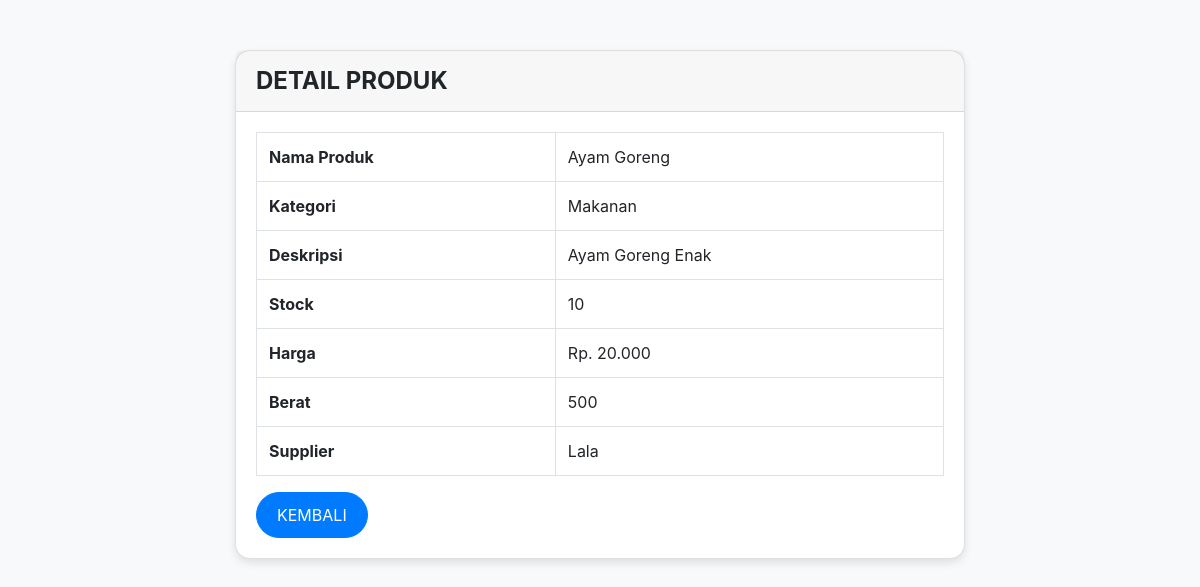
The page /product/lihat-product.php?id=23 on the database its author committed.
### tables this page shows
CREATE TABLE `product` (
  `id` int NOT NULL AUTO_INCREMENT,
  `kategori` varchar(100) DEFAULT NULL,
  `nama_produk` varchar(100) DEFAULT NULL,
  `deskripsi` varchar(100) DEFAULT NULL,
  `stock` int DEFAULT NULL,
  `harga` varchar(100) DEFAULT NULL,
  `berat` int DEFAULT NULL,
  `id_supplier` int DEFAULT NULL,
  PRIMARY KEY (`id`)
);

CREATE TABLE `supplier` (
  `id` int NOT NULL AUTO_INCREMENT,
  `nama_suplier` varchar(100) DEFAULT NULL,
  `alamat` varchar(100) DEFAULT NULL,
  `telepon` varchar(100) DEFAULT NULL,
  PRIMARY KEY (`id`)
);

### product/lihat-product.php (the view, shortened to what this page needs)
<?php
include '../koneksi.php';
$id_product = $_GET['id'];
$query = "SELECT * FROM product WHERE id = '$id_product'";
$result = mysqli_query($connection, $query);
$product = mysqli_fetch_assoc($result);
$supplier_query = "SELECT nama_suplier FROM supplier WHERE id = '{$product['id_supplier']}'";
$supplier_result = mysqli_query($connection, $supplier_query);
$supplier = mysqli_fetch_assoc($supplier_result);
?>
<!DOCTYPE html>
<html lang="en">
<head>
    <link rel="stylesheet" href="https://stackpath.bootstrapcdn.com/bootstrap/4.4.1/css/bootstrap.min.css">
    <link rel="stylesheet" href="../style.css">
</head>
<body>
<div class="container" style="margin-top: 50px;">
    <div class="row">
        <div class="col-md-8 offset-md-2">
            <div class="card">
                <div class="card-header">DETAIL PRODUK</div>
                <div class="card-body">
                    <table class="table table-bordered">
                        <tr>
                            <th>Nama Produk</th>
                            <td><?php echo $product['nama_produk']; ?></td>
                        </tr>
                        <tr>
                            <th>Kategori</th>
                            <td><?php echo $product['kategori']; ?></td>
                        </tr>
                        <tr>
                            <th>Deskripsi</th>
                            <td><?php echo $product['deskripsi']; ?></td>
                        </tr>
                        <tr>
                            <th>Stock</th>
                            <td><?php echo $product['stock']; ?></td>
                        </tr>
                        <tr>
                            <th>Harga</th>
                            <td><?php echo $product['harga']; ?></td>
                        </tr>
                        <tr>
                            <th>Berat</th>
                            <td><?php echo $product['berat']; ?></td>
                        </tr>
                        <tr>
                            <th>Supplier</th>
                            <td><?php echo $supplier['nama_suplier']; ?></td>
                        </tr>
                    </table>
                    <a href="index-product.php" class="btn btn-primary">KEMBALI</a>
                </div>
            </div>
        </div>
    </div>
</div>
</body>
</html>

### style.css (style rules this page uses)
body { background-color: #f8f9fa; }
.container { margin-top: 80px; }
.card { border-radius: 15px; box-shadow: 0 4px 8px rgba(0, 0, 0, 0.1); transition: transform 0.3s; }
.btn { border-radius: 50px; padding: 10px 20px; display: inline-block; }
.btn-primary, .btn-success, .btn-danger, .btn-info { border-radius: 50px; }
.card-header { font-size: 1.5rem; font-weight: bold; }

### rows shown on the page
product: nama_produk "Ayam Goreng", kategori "Makanan", deskripsi "Ayam Goreng Enak", stock "10", harga "Rp. 20.000", berat "500"
supplier: nama_suplier "Lala"
